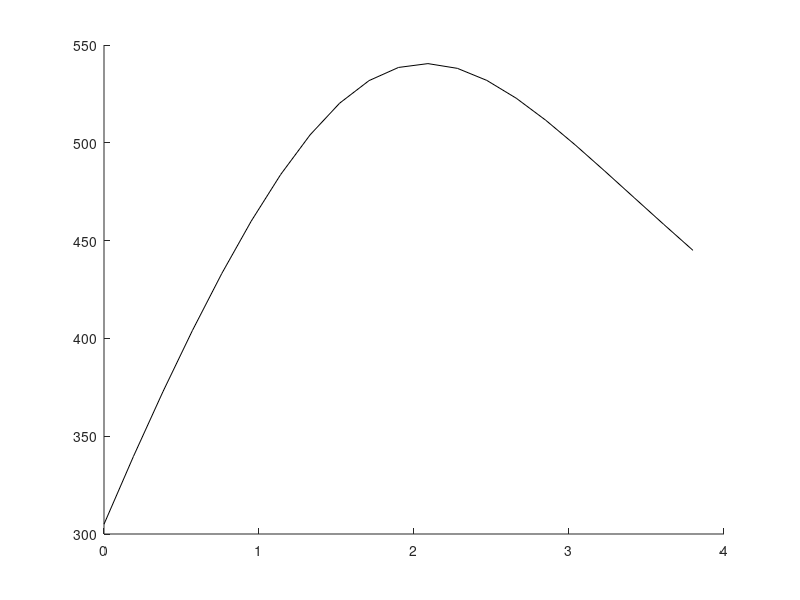

MATLAB code for this plot:
% Randvärdesproblem
clc; clear all; format long

% Constants
T_0 = 305;  T_L = 445;   % [K]
x_0 = 0;    L = 3.80;    % [L]

% Functions
k = @(x) 2 + x./7;
kx = @(x) 1/7;
Q = @(x) - 290 .* exp(-(x-L/2).^2);

% Parameters
%n = 4;

% lists with x_values
x_1_75 = [];
x_2_47 = [];
T_max = [];

%tested by for-looping
%n = 228 works for 1.75
%n = 20 works for 2.47
% for n = 2:300
% h = L/n;
% list = [];
% for i = 0:n
% list(end+1) = h*i;
% end
% if ismember(1.75, list)
% disp("two " + num2str(n))
% end
% end

figure(1)
for jj = 0:0
    n = 20;  % This also needs to be here
    %n = 228;  % This also needs to be here
    n = n * 2^(jj);
    h = (L-x_0)/n;    % 0 <= x <= L % needs be defined here.
    % Lists
    x_list = zeros(n+1, 1);
    for j = 0:n
        x_list(j+1) = x_0 + j*h;
    end
    q_list = Q(x_list(2:end-1));

    % Matrix
    A = zeros(n-1,n-1);
    b = zeros(n-1,1);

    % load b
    b(1) = -(-kx(x_0)/(2*h) + k(x_0)/(h^2))*T_0 + q_list(1); 
    b(end) = -(kx(L)/(2*h) + k(L)/(h^2))*T_L + q_list(end);
    for j = 2:n-1-1
        b(j) = q_list(j);
    end

    % load lists to be used with diag(vector, index)
    higher = zeros(n-2, 1);
    for j = 1:n-2
        higher(j) = kx(x_list(j+2))/(2*h) + k(x_list(j+2))/(h^2);
    end
    middle = zeros(n-1, 1);
    for j = 1:n-1
        middle(j) = -2*(k(x_list(j+1)))/(h^2);
    end
    lower = zeros(n-2, 1);
    for j = 1:n-2
        lower(j) = -kx(x_list(j+1))/(2*h) + k(x_list(j+1))/(h^2);
    end
    
    A = A + diag(higher, 1);
    A = A + diag(middle, 0);
    A = A + diag(lower, -1);
    % A = sparse(A);  % For memory efficiency.
    
    T = A \ b;
    T = [T_0; T; T_L];  % add endpoints
    hold on
    plot(x_list(1:end), T, 'k')
    x_2_47(end+1) = T(find(x_list == 2.47));
    %x_1_75(end+1) = T(find(x_list == 1.75));
end
x_2_47'
%    1.0e+02 *
% 
%    5.316339388516456
%    5.316308613180865
%    5.316300919605469

%x_1_75'
%    1.0e+02 *
% 
%    5.332475726171300
%    5.332454095032770
%    5.332448687407832